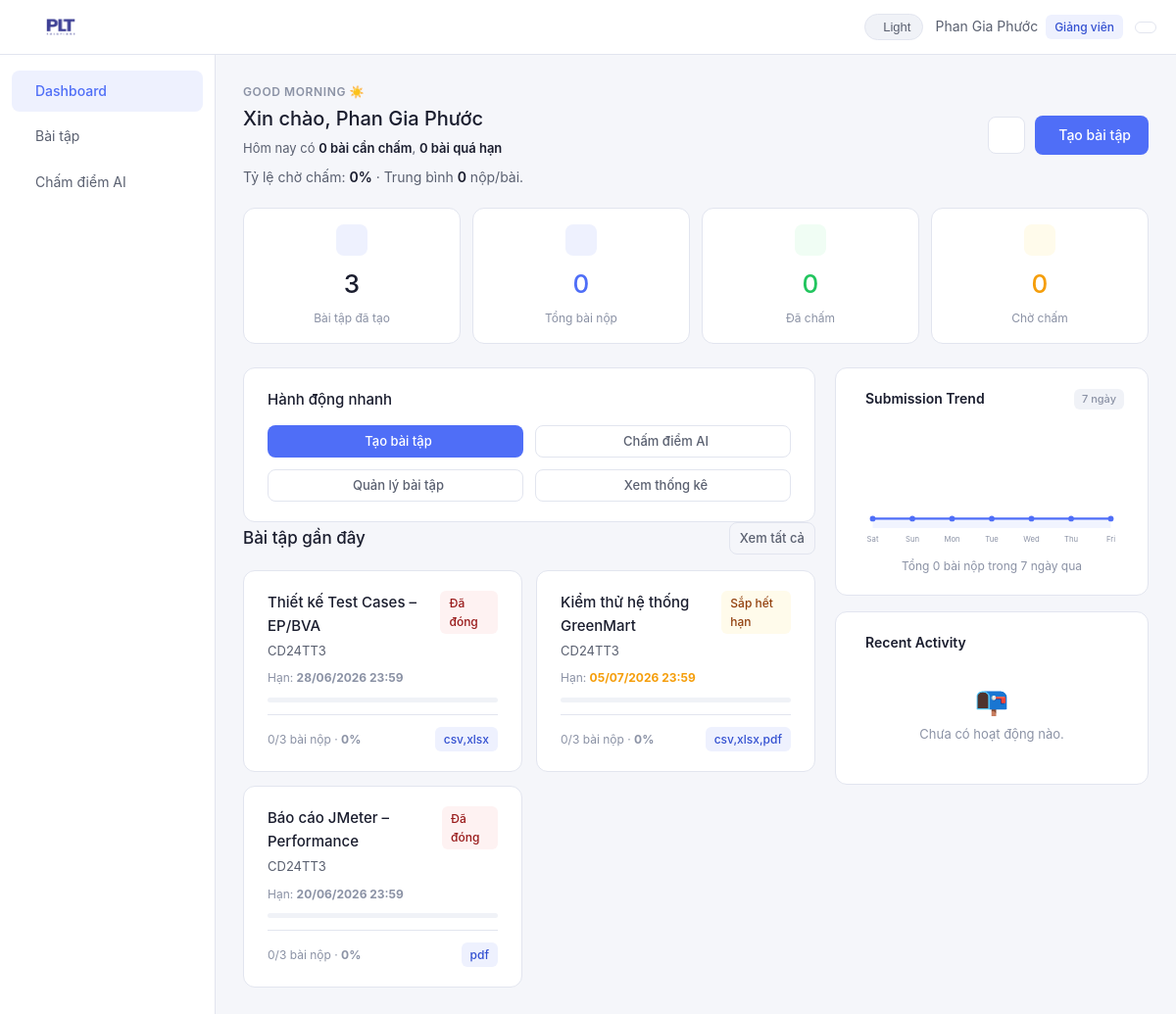
/dashboard.php (signed in), run on the app's committed database.
### tables this page shows
CREATE TABLE assignments (
    id INT AUTO_INCREMENT PRIMARY KEY,
    title VARCHAR(200) NOT NULL,
    description TEXT,
    deadline DATETIME NOT NULL,
    class VARCHAR(50) NOT NULL,
    file_types VARCHAR(100) DEFAULT 'csv,xlsx,pdf',
    teacher_id INT NOT NULL,
    created_at TIMESTAMP DEFAULT CURRENT_TIMESTAMP,
    FOREIGN KEY (teacher_id) REFERENCES users(id)
);

### includes/auth.php (called while the page is built, shortened)
<?php
function isTeacher() {
    return ($_SESSION['role'] ?? '') === 'teacher';
}

### dashboard.php (the view, shortened to what this page needs)
<?php
require_once __DIR__ . '/includes/auth.php';
$db = getDB();
$uid = $_SESSION['user_id'];
$isTeacher = isTeacher();
if ($isTeacher) {
    $totalAssign = $db->query('SELECT COUNT(*) FROM assignments')->fetchColumn();
    $totalSubs   = $db->query('SELECT COUNT(*) FROM submissions')->fetchColumn();
    $graded      = $db->query("SELECT COUNT(*) FROM submissions WHERE status='graded'")->fetchColumn();
    $pending     = $totalSubs - $graded;
    $pendingRate = $totalSubs ? round($pending / $totalSubs * 100) : 0;
    $avgSubmitPerAssign = $totalAssign ? round($totalSubs / $totalAssign, 1) : 0;
}
$assignQuery = $isTeacher
    ? $db->query('SELECT a.*, COUNT(s.id) as sub_count, (SELECT COUNT(*) FROM users WHERE class=a.class AND role="student") as total_students FROM assignments a LEFT JOIN submissions s ON s.assignment_id=a.id GROUP BY a.id ORDER BY a.created_at DESC LIMIT 5')
    : $db->prepare('SELECT a.*, (SELECT COUNT(*) FROM submissions WHERE assignment_id=a.id AND student_id=?) as submitted FROM assignments a WHERE a.class=? ORDER BY a.deadline ASC LIMIT 5');
$assignments = $assignQuery->fetchAll();
$trendLabels = []; $trendData = [];
$recentActivity = [];
if ($isTeacher) {
    $stmt = $db->prepare("
        SELECT DATE(s.submitted_at) as d, COUNT(*) as c
        FROM submissions s
        JOIN assignments a ON a.id = s.assignment_id
        WHERE a.teacher_id = ? AND s.submitted_at >= DATE_SUB(CURDATE(), INTERVAL 6 DAY)
        GROUP BY DATE(s.submitted_at)
    ");
    $stmt->execute([$uid]);
    $trendRaw = $stmt->fetchAll(PDO::FETCH_KEY_PAIR);
    $dayNames = ['Sun','Mon','Tue','Wed','Thu','Fri','Sat'];
    for ($i = 6; $i >= 0; $i--) {
        $date = date('Y-m-d', strtotime("-$i day"));
        $trendLabels[] = $dayNames[date('w', strtotime($date))];
        $trendData[] = (int)($trendRaw[$date] ?? 0);
    }
    $stmt = $db->prepare("
        (SELECT 'submit' as type, s.submitted_at as ts, u.name as actor, a.title as subject
         FROM submissions s
         JOIN assignments a ON a.id = s.assignment_id
         JOIN users u ON u.id = s.student_id
         WHERE a.teacher_id = ?)
        UNION ALL
        (SELECT 'grade' as type, g.graded_at as ts, u.name as actor, a.title as subject
         FROM grades g
         JOIN submissions s ON s.id = g.submission_id
         JOIN assignments a ON a.id = s.assignment_id
         JOIN users u ON u.id = s.student_id
         WHERE a.teacher_id = ?)
        ORDER BY ts DESC LIMIT 8
    ");
    $stmt->execute([$uid, $uid]);
    $recentActivity = $stmt->fetchAll();
    $stmt = $db->prepare("
        SELECT COUNT(*) FROM submissions s
        JOIN assignments a ON a.id = s.assignment_id
        WHERE a.teacher_id = ? AND s.status = 'pending' AND a.deadline < NOW()
    ");
    $stmt->execute([$uid]);
    $overdueCount = (int)$stmt->fetchColumn();
}
require_once __DIR__ . '/includes/header.php';
?>
<?php
  $hour = (int)date('G');
  if ($hour < 12) { $greet = 'Good Morning'; }
  elseif ($hour < 18) { $greet = 'Good Afternoon'; }
  else { $greet = 'Good Evening'; }
?>
<div class="page-header">
  <div>
    <div class="greet-line"><?= $greet ?> <?= $hour < 12 ? '☀️' : ($hour < 18 ? '🌤️' : '👋') ?></div>
    <div class="page-title">Xin chào, <?= htmlspecialchars($_SESSION['name']) ?></div>
    <?php if ($isTeacher): ?>
    <div class="greet-summary">
      Hôm nay có
      <strong><?= $pending ?> bài cần chấm</strong>,
      <strong><?= $overdueCount ?> bài quá hạn</strong>
    </div>
    <div class="greet-summary" style="margin-top:8px;font-size:14px">
      Tỷ lệ chờ chấm: <strong><?= $pendingRate ?>%</strong> · Trung bình <strong><?= $avgSubmitPerAssign ?></strong> nộp/bài.
    </div>
    <?php else: ?>
    <div style="font-size:13px;color:var(--text2);margin-top:2px"><?= date('l, d/m/Y') ?></div>
    <?php endif; ?>
  </div>
  <div class="gap-row">
    <?php if ($isTeacher): ?>
    <div class="notif-bell" id="notifBell" tabindex="0">
    </div>
    <a href="/assignhub/assignments.php?action=create" class="btn btn-primary">
      <i class="ti ti-plus"></i> Tạo bài tập
    </a>
    <?php endif; ?>
  </div>
</div>
<div class="grid-4 mb-6">
  <div class="stat">
    <div class="stat-icon" style="background:var(--accent-bg);color:var(--accent)"><i class="ti ti-books"></i></div>
    <div class="stat-num"><?= $totalAssign ?></div>
    <div class="stat-lbl"><?= $isTeacher ? 'Bài tập đã tạo' : 'Bài tập' ?></div>
  </div>
  <div class="stat">
    <div class="stat-icon" style="background:var(--accent-bg);color:var(--accent)"><i class="ti ti-upload"></i></div>
    <div class="stat-num" style="color:var(--accent)"><?= $totalSubs ?></div>
    <div class="stat-lbl"><?= $isTeacher ? 'Tổng bài nộp' : 'Đã nộp' ?></div>
  </div>
  <?php if ($isTeacher): ?>
  <div class="stat">
    <div class="stat-icon" style="background:var(--success-bg);color:var(--success)"><i class="ti ti-check"></i></div>
    <div class="stat-num" style="color:var(--success)"><?= $graded ?></div>
    <div class="stat-lbl">Đã chấm</div>
  </div>
  <div class="stat">
    <div class="stat-icon" style="background:var(--warning-bg);color:var(--warning)"><i class="ti ti-clock-hour-4"></i></div>
    <div class="stat-num" style="color:var(--warning)"><?= $pending ?></div>
    <div class="stat-lbl">Chờ chấm</div>
  </div>
  <?php endif; ?>
</div>
<?php if ($isTeacher): ?>
<div class="dash-cols">
<div class="dash-main">
<?php endif; ?>
<?php if ($isTeacher): ?>
<div class="card mb-5">
  <div class="card-title">Hành động nhanh</div>
  <div style="display:grid;grid-template-columns:repeat(2,1fr);gap:12px;margin-top:14px">
    <a href="/assignhub/assignments.php?action=create" class="btn btn-primary btn-sm" style="justify-content:center"><i class="ti ti-plus"></i> Tạo bài tập</a>
    <a href="/assignhub/grading.php" class="btn btn-ghost btn-sm" style="justify-content:center"><i class="ti ti-robot"></i> Chấm điểm AI</a>
    <a href="/assignhub/assignments.php" class="btn btn-ghost btn-sm" style="justify-content:center"><i class="ti ti-list-details"></i> Quản lý bài tập</a>
    <a href="/assignhub/assignments.php" class="btn btn-ghost btn-sm" style="justify-content:center"><i class="ti ti-chart-bar"></i> Xem thống kê</a>
  </div>
</div>
<?php endif; ?>
<div class="page-header mb-4">
  <div class="page-title" style="font-size:17px">Bài tập gần đây</div>
  <a href="/assignhub/assignments.php" class="btn btn-ghost btn-sm">Xem tất cả</a>
</div>
<div class="grid-3">
<?php foreach ($assignments as $a): ?>
  <?php
    $deadline = strtotime($a['deadline']);
    $now = time();
    $diff = $deadline - $now;
    if ($diff < 0) { $status = 'closed'; $badge = 'red'; $label = 'Đã đóng'; }
    elseif ($diff < 86400*3) { $status = 'urgent'; $badge = 'amber'; $label = 'Sắp hết hạn'; }
    else { $status = 'open'; $badge = 'green'; $label = 'Còn hạn'; }
    $progress = $isTeacher && $a['total_students'] > 0 ? round($a['sub_count']/$a['total_students']*100) : 0;
  ?>
  <div class="card">
    <div style="display:flex;justify-content:space-between;align-items:flex-start;margin-bottom:8px">
      <div>
        <div class="card-title"><?= htmlspecialchars($a['title']) ?></div>
        <div class="card-sub"><?= htmlspecialchars($a['class']) ?></div>
      </div>
      <span class="badge badge-<?= $badge ?>"><?= $label ?></span>
    </div>
    <div style="font-size:12px;color:var(--text3)">
      Hạn: <strong style="color:var(--<?= $badge==='amber'?'warning':($badge==='red'?'text3':'text') ?>)"><?= date('d/m/Y H:i', $deadline) ?></strong>
    </div>
    <?php if ($isTeacher): ?>
    <div class="progress-bar"><div class="progress-fill" style="width:<?= $progress ?>%"></div></div>
    <div class="meta-row">
      <span class="meta-label"><?= $a['sub_count'] ?>/<?= $a['total_students'] ?> bài nộp · <strong><?= $progress ?>%</strong></span>
      <span class="badge badge-blue"><?= htmlspecialchars($a['file_types']) ?></span>
    </div>
    <?php endif; ?>
  </div>
<?php endforeach; ?>
</div>
<?php if ($isTeacher): ?>
</div>
<div class="dash-side">
  <div class="card mb-4">
    <div class="card-section-title">
      <span><i class="ti ti-chart-line"></i> Submission Trend</span>
      <span class="card-section-tag">7 ngày</span>
    </div>
    <?php
      $maxVal = max(1, max($trendData));
      $chartW = 280; $chartH = 110; $padX = 14; $padY = 10;
      $stepX = ($chartW - $padX*2) / (count($trendData)-1);
      $points = [];
      foreach ($trendData as $i => $v) {
        $x = $padX + $i * $stepX;
        $y = $chartH - $padY - ($v / $maxVal) * ($chartH - $padY*2);
        $points[] = [$x, $y];
      }
      $polyline = implode(' ', array_map(fn($p) => round($p[0],1).','.round($p[1],1), $points));
      $areaPath = 'M' . $padX . ',' . $chartH . ' ' . implode(' ', array_map(fn($p) => 'L'.round($p[0],1).','.round($p[1],1), $points)) . ' L' . ($chartW-$padX) . ',' . $chartH . ' Z';
    ?>
    <svg viewBox="0 0 <?= $chartW ?> <?= $chartH+20 ?>" class="trend-chart">
      <path d="<?= $areaPath ?>" fill="var(--accent)" opacity="0.08"></path>
      <polyline points="<?= $polyline ?>" fill="none" stroke="var(--accent)" stroke-width="2.5" stroke-linecap="round" stroke-linejoin="round"></polyline>
      <?php foreach ($points as $i => $p): ?>
      <circle cx="<?= $p[0] ?>" cy="<?= $p[1] ?>" r="3" fill="var(--accent)"></circle>
      <text x="<?= $p[0] ?>" y="<?= $chartH+14 ?>" text-anchor="middle" class="trend-chart-label"><?= $trendLabels[$i] ?></text>
      <?php endforeach; ?>
    </svg>
    <div class="card-section-foot">Tổng <?= array_sum($trendData) ?> bài nộp trong 7 ngày qua</div>
  </div>
  <div class="card">
    <div class="card-section-title"><span><i class="ti ti-activity"></i> Recent Activity</span></div>
    <div class="activity-feed">
      <?php if (empty($recentActivity)): ?>
        <div class="empty-state" style="padding:20px 0">
          <div class="empty-state-icon" style="font-size:28px">📭</div>
          <div class="empty-state-text" style="font-size:13px">Chưa có hoạt động nào.</div>
        </div>
      <?php else: foreach ($recentActivity as $act): ?>
        <div class="activity-item">
          <div class="activity-dot <?= $act['type']==='grade' ? 'activity-dot-green' : 'activity-dot-blue' ?>">
            <i class="ti ti-<?= $act['type']==='grade' ? 'check' : 'upload' ?>"></i>
          </div>
          <div class="activity-body">
            <div class="activity-text">
              <strong><?= htmlspecialchars($act['actor']) ?></strong>
              <?= $act['type']==='grade' ? 'đã được AI chấm' : 'đã nộp' ?>
              <span class="activity-subject"><?= htmlspecialchars($act['subject']) ?></span>
            </div>
            <div class="activity-time"><?= timeAgoVi($act['ts']) ?></div>
          </div>
        </div>
      <?php endforeach; endif; ?>
    </div>
  </div>
</div>
</div>
<?php endif; ?>
<?php require_once __DIR__ . '/includes/footer.php'; ?>

### data on the page
assignments: title "Thiết kế Test Cases – EP/BVA", class "CD24TT3", deadline "Đã đóng", deadline "28/06/2026 23:59", sub_count "0", total_students "3", progress "0", file_types "csv,xlsx"
assignments: title "Kiểm thử hệ thống GreenMart", class "CD24TT3", deadline "Sắp hết hạn", deadline "05/07/2026 23:59", sub_count "0", total_students "3", progress "0", file_types "csv,xlsx,pdf"
assignments: title "Báo cáo JMeter – Performance", class "CD24TT3", deadline "Đã đóng", deadline "20/06/2026 23:59", sub_count "0", total_students "3", progress "0", file_types "pdf"

### other printed values
$_SESSION['name'] "Phan Gia Phước"
t('Giảng viên') "Giảng viên"
$greet "GOOD MORNING"
$pending "0"
$overdueCount "0"
$pendingRate "0"
$avgSubmitPerAssign "0"
$totalAssign "3"
$totalSubs "0"
$graded "0"
$trendLabels[$i] "Sat"
$trendLabels[$i] "Sun"
$trendLabels[$i] "Mon"
$trendLabels[$i] "Tue"
$trendLabels[$i] "Wed"
